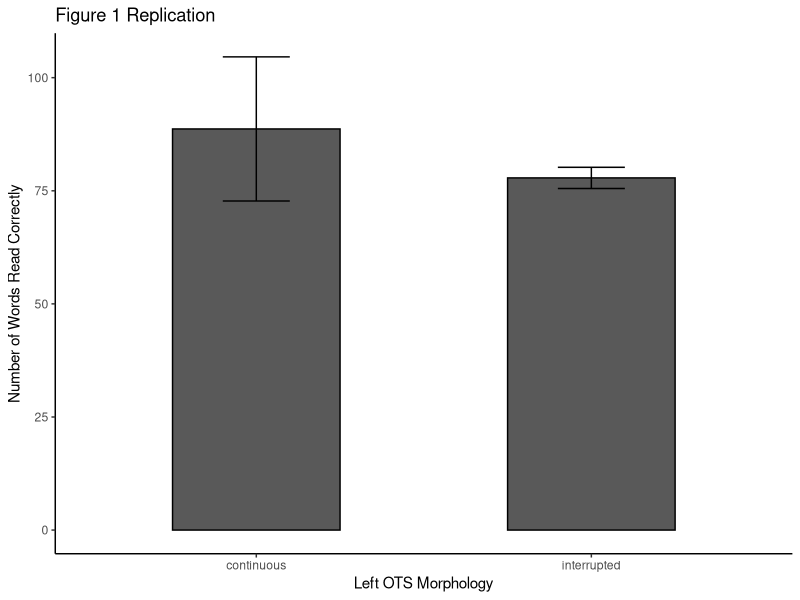

Recreate this plot in R.
## ---- chunk 1
### Data Preparation
# Montage/Screenshot Code - see GitHub

#### Load Relevant Libraries and Functions
library(tidyverse)
#### Import data
d <- read.csv('data/borst2016_replication.csv')
colnames(d)

#### Data exclusion / filtering
##### Subjects were excluded before data analysis if their MRI data showed too much motion, artifacts, or did not have behavioral data. 
## ---- chunk 2
#### Prepare data for analysis - create columns etc.
filtered_d <- d %>%
  select("record_id", "rh_OTS", "lh_OTS", "visit_age_yrs_rounded", "twre_swe_ss")

colnames(filtered_d) <- c('ID','rhOTS','lhOTS', 'age', 'towre_score')

## ---- chunk 3
sulcal_pattern <- t.test(towre_score ~ lhOTS, data=filtered_d)
sulcal_pattern
## ---- chunk 4
std.err <- function(x) sd(x)/sqrt(length(x))

Fig1 <- filtered_d %>% 
  group_by(lhOTS) %>%
  summarize(
    se = std.err(towre_score),
    towre = mean(towre_score, na.rm = TRUE))
## ---- chunk 5
Fig1 %>%
  ggplot(data = ., aes(x = lhOTS, y = towre)) +
    # Aesthetics
    theme_bw() +
    scale_fill_grey() +
    theme(panel.grid.major = element_blank(), 
          panel.grid.minor = element_blank(),
          panel.border = element_blank(),
          axis.line = element_line()) +
    # Data
  geom_bar(stat="identity", color="black", position=position_dodge(), width = 0.5) +
  geom_errorbar( aes(ymin = towre-se, ymax = towre+se), width=0.2,position=position_dodge(width = 0.9, preserve = "single")) +
  labs(title="Figure 1 Replication",
        x ="Left OTS Morphology", y = "Number of Words Read Correctly")

## ---- chunk 6
model1 <- lm(towre_score ~ lhOTS + rhOTS + age, data = filtered_d)
summary(model1)
## ---- chunk 7
model2 <- lm(towre_score ~ age, data = filtered_d)
summary(model2)
## ---- chunk 8
model3 <- lm(towre_score ~ lhOTS + rhOTS, data = filtered_d)
summary(model3)
